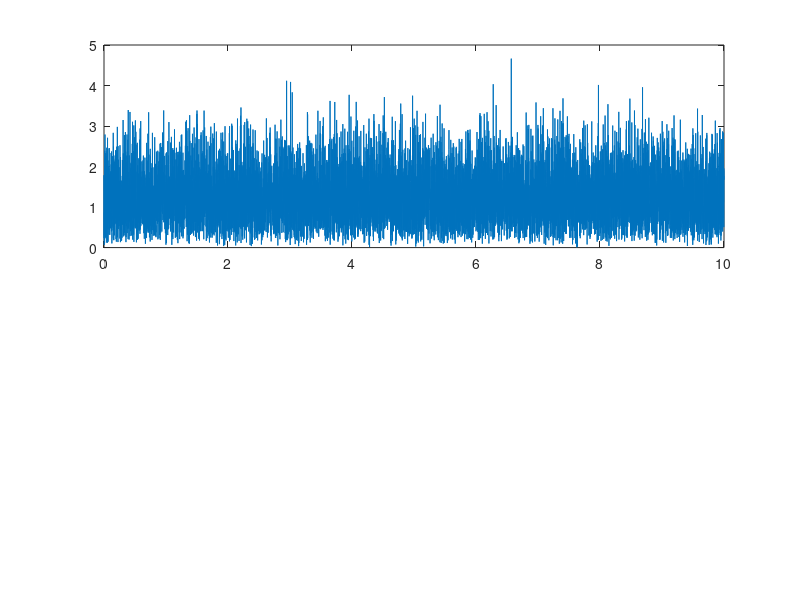

Write MATLAB code to recreate this figure. (Note: this script raises an error after producing the figure.)
%% SYSTEM SETTING

% In this code, we are trying to implement the concepts of level crossing
% rate (LCR) and average fade duration (AFD) of a randomly generated signal


%% CODE IMPLEMENTATION

clc;
clear all;
close all;

% Defining the necessary parameters
fD = 240;                                       % maximum Doppler frequency in Hz
T = 10;                                         % total time duration of the simulation
fs = 1000;                                      % sampling frequency in Hz
N = fs*T;                                       % number of samples
t = (0:N-1)/fs;                                 % time vector

% Generating a Rayleigh fading signal (complex Gaussian Process)
rI = randn(1, N);
rQ = randn(1, N);
r_Rayleigh = sqrt(rI.^2 + rQ.^2);

% Define a threshold level Z for level crossing rate (LCR) and AFD
Z = 1;

% Compute the level crossing rate (LCR)
dt = 1/fs;
derivative = diff(r_Rayleigh)/dt;               % derivative of the signal

% Finding the indices where the signal crosses the level Z downward
crossing_indices = find(r_Rayleigh(1:end-1) > Z & r_Rayleigh(2:end) <= Z & derivative(1:end) < 0);
LCR = length(crossing_indices) / T;             % Level Crosssing Rate
disp(['Level Crossing Rate (LCR): ', num2str(LCR), ' crossings/second']);

% Calculating the average fade duration. First, let us find the time 
% duration for whihc the signal stays below Z
below_threshold = r_Rayleigh < Z;               % Binary vector where signal < Z
fade_durations = diff([0, below_threshold, 0]); % Find start and end of fades
fade_start_indices = find(fade_durations == 1); % Indices where fade starts
fade_end_indices = find(fade_durations == -1);  % Indices where fade ends

% Calculating the duration of each fade
fade_durations_sec = (fade_end_indices - fade_start_indices) / fs;

% Average Fade Duration (AFD)
AFD = mean(fade_durations_sec);                 % average time spent below Z
disp(['Average Fade Duration (AFD): ', num2str(AFD), ' seconds']);

% Checking with the formula
rho = Z / sqrt(2);                              % sqrt(2) because variance is 1
formula_lcr = sqrt(2 * pi) * fD * rho * exp(-(rho^2));
disp(['Level Crossing Rate (LCR) by Formula: ', num2str(formula_lcr), ' crossings/second'])

avg_fade_duration = (exp(rho^2) - 1) / (rho * fD * sqrt(2*pi));
disp(['Average Fade Duration (AFD) by Formula: ', num2str(avg_fade_duration), ' seconds']);


%% FIGURES

figure;
subplot(2,1,1);
plot(t, r_Rayleigh);
hold on;
yline(Z, '--r', 'Threshold Z');
xlabel('Time (s)');
ylabel('Signal Envelope');
title('Rayleigh Fading Signal with Threshold');

% Highlight the level crossings on the plot
% plot(t(crossing_indices), r_Rayleigh(crossing_indices), 'ro', 'MarkerFaceColor', 'r');
% legend('Signal', 'Threshold', 'Level Crossings');

subplot(2,1,2);
histogram(fade_durations_sec, 20);
xlabel('Fade Duration (s)');
ylabel('Count');
title('Histogram of Fade Durations');
